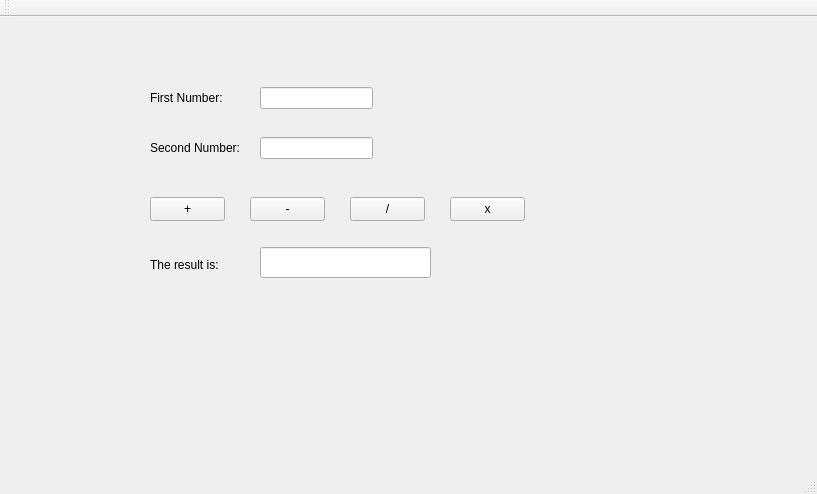
<?xml version="1.0" encoding="UTF-8"?>
<ui version="4.0">
 <class>ServerClass</class>
 <widget class="QMainWindow" name="ServerClass">
  <property name="geometry">
   <rect>
    <x>0</x>
    <y>0</y>
    <width>817</width>
    <height>494</height>
   </rect>
  </property>
  <property name="windowTitle">
   <string>Server</string>
  </property>
  <widget class="QWidget" name="centralWidget">
   <widget class="QLabel" name="firstnum">
    <property name="geometry">
     <rect>
      <x>150</x>
      <y>70</y>
      <width>101</width>
      <height>21</height>
     </rect>
    </property>
    <property name="text">
     <string>First Number:</string>
    </property>
   </widget>
   <widget class="QLabel" name="secondnum">
    <property name="geometry">
     <rect>
      <x>150</x>
      <y>120</y>
      <width>111</width>
      <height>21</height>
     </rect>
    </property>
    <property name="text">
     <string>Second Number:</string>
    </property>
   </widget>
   <widget class="QLabel" name="thirdnum">
    <property name="geometry">
     <rect>
      <x>150</x>
      <y>240</y>
      <width>111</width>
      <height>16</height>
     </rect>
    </property>
    <property name="text">
     <string>The result is:</string>
    </property>
   </widget>
   <widget class="QPushButton" name="btnAdd">
    <property name="geometry">
     <rect>
      <x>150</x>
      <y>180</y>
      <width>75</width>
      <height>24</height>
     </rect>
    </property>
    <property name="text">
     <string>+</string>
    </property>
   </widget>
   <widget class="QPushButton" name="btnSubtract">
    <property name="geometry">
     <rect>
      <x>250</x>
      <y>180</y>
      <width>75</width>
      <height>24</height>
     </rect>
    </property>
    <property name="text">
     <string>-</string>
    </property>
   </widget>
   <widget class="QPushButton" name="btnMultiply">
    <property name="geometry">
     <rect>
      <x>450</x>
      <y>180</y>
      <width>75</width>
      <height>24</height>
     </rect>
    </property>
    <property name="text">
     <string>x</string>
    </property>
   </widget>
   <widget class="QPushButton" name="btnDivide">
    <property name="geometry">
     <rect>
      <x>350</x>
      <y>180</y>
      <width>75</width>
      <height>24</height>
     </rect>
    </property>
    <property name="text">
     <string>/</string>
    </property>
   </widget>
   <widget class="QLineEdit" name="txtResultNum">
    <property name="geometry">
     <rect>
      <x>260</x>
      <y>230</y>
      <width>171</width>
      <height>31</height>
     </rect>
    </property>
    <property name="readOnly">
     <bool>true</bool>
    </property>
   </widget>
   <widget class="QLineEdit" name="txtFirstNum">
    <property name="geometry">
     <rect>
      <x>260</x>
      <y>70</y>
      <width>113</width>
      <height>22</height>
     </rect>
    </property>
   </widget>
   <widget class="QLineEdit" name="txtSecondNum">
    <property name="geometry">
     <rect>
      <x>260</x>
      <y>120</y>
      <width>113</width>
      <height>22</height>
     </rect>
    </property>
   </widget>
  </widget>
  <widget class="QMenuBar" name="menuBar">
   <property name="geometry">
    <rect>
     <x>0</x>
     <y>0</y>
     <width>817</width>
     <height>22</height>
    </rect>
   </property>
  </widget>
  <widget class="QToolBar" name="mainToolBar">
   <attribute name="toolBarArea">
    <enum>TopToolBarArea</enum>
   </attribute>
   <attribute name="toolBarBreak">
    <bool>false</bool>
   </attribute>
  </widget>
  <widget class="QStatusBar" name="statusBar"/>
 </widget>
 <layoutdefault spacing="6" margin="11"/>
 <resources>
  <include location="Server.qrc"/>
 </resources>
 <connections/>
</ui>
